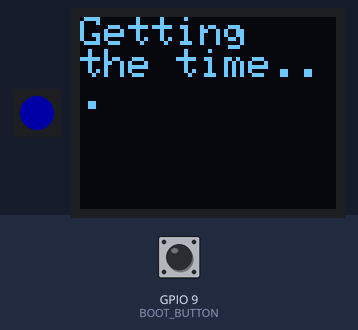
The sketch below on a simulated ESP32-C3. On the bench: 1 RGB LEDs in strip order, left to right, 64×48 one-colour display. The inputs (shaded band) are chosen by the test bench; at power-on: GPIO 9 (BOOT_BUTTON) HIGH. Dim RGB values are drawn brighter than linear; WiFi joins after 1.5 s; servers stay silent unless stated; the local clock reads 2024-03-15 10:24:30 at power-on unless the sketch sets it; what the sketch prints to the serial monitor is not drawn. At 6.8 s the program restarts the board; the recording ends there.

Above: at 1.56 s.
At 2.7 s:
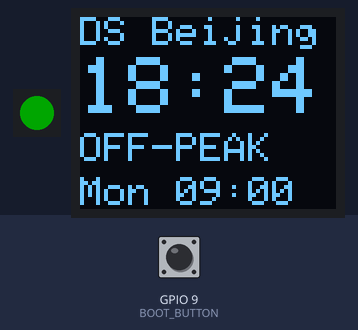
2.8 s: GPIO 9 (BOOT_BUTTON) pulled LOW for 3.2 s
At 6.6 s:
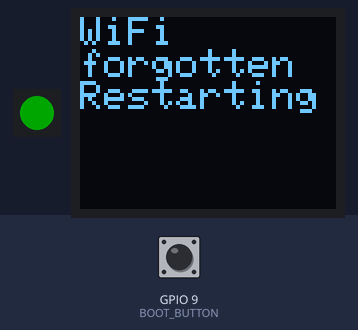
Timing chart, 0 to 6.8 s (numbered marks = the images above; inputs shaded):
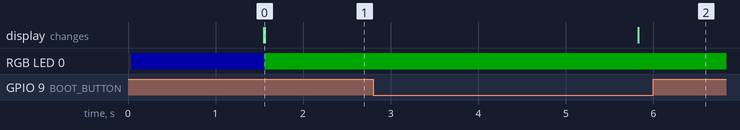

Measured:
- after the input at 2.8 s, the display: changes after 3.0 s (image 2)

The sketch:

DeepSeek-Peak-Light.ino
```cpp
// C3-Mini DeepSeek Peak Light
// Shows on a 0.66" OLED and the onboard RGB LED whether DeepSeek API prices are at peak.
// Red = peak, green = off-peak (half price), blue = connecting.
//
// First start: join the WiFi network "PeakTimer" and enter your home WiFi on the page that opens.
// Hold BOOT for 3 seconds to forget the saved WiFi.
//
// Peak: Monday to Friday, 09:00-12:00 and 14:00-18:00 Beijing time.
// Not handled: Chinese public holidays, which are off-peak all day.
//
// Arduino IDE: board "ESP32C3 Dev Module", USB CDC On Boot "Enabled". Libraries: Adafruit SSD1306,
// Adafruit GFX, Adafruit NeoPixel, WiFiManager (tzapu).

#include <WiFi.h>
#include <Wire.h>
#include <time.h>
#include <Adafruit_GFX.h>
#include <Adafruit_NeoPixel.h>
#include <Adafruit_SSD1306.h>
#ifndef WOKWI_SIM
#include <WiFiManager.h>
#endif

const int SDA_PIN = 8;
const int SCL_PIN = 10;
const int RGB_PIN = 7;
const int BOOT_BUTTON = 9;
const unsigned long FORGET_HOLD_MS = 3000;
const time_t BEIJING_OFFSET = 8 * 3600;
const time_t VALID_TIME = 1704067200;  // 2024-01-01: anything earlier means no time yet

const char* const DAYS[] = {"Sun", "Mon", "Tue", "Wed", "Thu", "Fri", "Sat"};

Adafruit_SSD1306 display(64, 48, &Wire, -1);
Adafruit_NeoPixel rgb(1, RGB_PIN, NEO_GRB + NEO_KHZ800);
time_t shownMinute = 0;
unsigned long bootPressedAt = 0;

void setLight(uint8_t red, uint8_t green, uint8_t blue) {
  rgb.setPixelColor(0, rgb.Color(red, green, blue));
  rgb.show();
}

void showMessage(const char* message) {
  display.clearDisplay();
  display.setTextSize(1);
  display.setCursor(0, 0);
  display.print(message);
  display.display();
  Serial.println(message);
}

// Takes Beijing time as a plain epoch value, so gmtime gives Beijing's fields.
bool isPeak(time_t beijing) {
  struct tm t;
  gmtime_r(&beijing, &t);
  if (t.tm_wday == 0 || t.tm_wday == 6) return false;
  return (t.tm_hour >= 9 && t.tm_hour < 12) || (t.tm_hour >= 14 && t.tm_hour < 18);
}

// Every change happens on a full hour, so stepping hour by hour finds the next one.
time_t nextChange(time_t beijing) {
  time_t next = beijing - beijing % 3600 + 3600;
  while (isPeak(next) == isPeak(beijing)) next += 3600;
  return next;
}

void connectWifi() {
  showMessage("Connecting\nto WiFi...");
#ifdef WOKWI_SIM
  WiFi.begin("Wokwi-GUEST", "", 6);  // the simulator's open network
  while (WiFi.status() != WL_CONNECTED) delay(100);
#else
  WiFiManager manager;
  manager.setDebugOutput(false);
  manager.setAPCallback([](WiFiManager*) {
    showMessage("Join WiFi\nPeakTimer\nOpen site:\n192.168.\n4.1");
  });
  if (!manager.autoConnect("PeakTimer")) ESP.restart();
#endif
}

void syncClock() {
  showMessage("Getting\nthe time...");
  configTime(0, 0, "pool.ntp.org");
  while (time(nullptr) < VALID_TIME) delay(100);
}

void forgetWifiIfHeld() {
  if (digitalRead(BOOT_BUTTON) == HIGH) {
    bootPressedAt = 0;
    return;
  }
  if (bootPressedAt == 0) bootPressedAt = millis();
  if (millis() - bootPressedAt < FORGET_HOLD_MS) return;

  showMessage("WiFi\nforgotten\nRestarting");
  WiFi.disconnect(true, true);
  delay(1000);
  ESP.restart();
}

void showStatus(time_t now) {
  time_t beijing = now + BEIJING_OFFSET;
  bool peak = isPeak(beijing);
  time_t next = nextChange(beijing);
  setLight(peak ? 40 : 0, peak ? 0 : 40, 0);

  struct tm t, n;
  gmtime_r(&beijing, &t);
  gmtime_r(&next, &n);

  char timeText[6];
  char nextText[10];
  snprintf(timeText, sizeof(timeText), "%02d:%02d", t.tm_hour, t.tm_min);
  snprintf(nextText, sizeof(nextText), "%s %02d:00", DAYS[n.tm_wday], n.tm_hour);

  display.clearDisplay();
  display.setTextSize(1);
  display.setCursor(0, 0);
  display.print("DS Beijing");
  display.setTextSize(2);
  display.setCursor(0, 10);
  display.print(timeText);
  display.setTextSize(1);
  display.setCursor(0, 29);
  display.print(peak ? "PEAK" : "OFF-PEAK");
  display.setCursor(0, 40);
  display.print(nextText);
  display.display();

  Serial.print(DAYS[t.tm_wday]);
  Serial.print(' ');
  Serial.print(timeText);
  Serial.print(peak ? " PEAK, next " : " OFF-PEAK, next ");
  Serial.println(nextText);
}

void setup() {
  Serial.begin(115200);
  Wire.begin(SDA_PIN, SCL_PIN);
  pinMode(BOOT_BUTTON, INPUT_PULLUP);
  rgb.begin();
  setLight(0, 0, 40);

  if (!display.begin(SSD1306_SWITCHCAPVCC, 0x3C)) {
    Serial.println("OLED buffer allocation failed");
    while (true) delay(1000);
  }
  // The library leaves 64x48 panels on COM pins 0x02, which garbles them.
  display.ssd1306_command(SSD1306_SETCOMPINS);
  display.ssd1306_command(0x12);
  display.setTextColor(SSD1306_WHITE);

  connectWifi();
  syncClock();
}

void loop() {
  forgetWifiIfHeld();

  time_t now = time(nullptr);
  if (now / 60 != shownMinute) {
    shownMinute = now / 60;
    showStatus(now);
  }

  delay(50);
}
```
